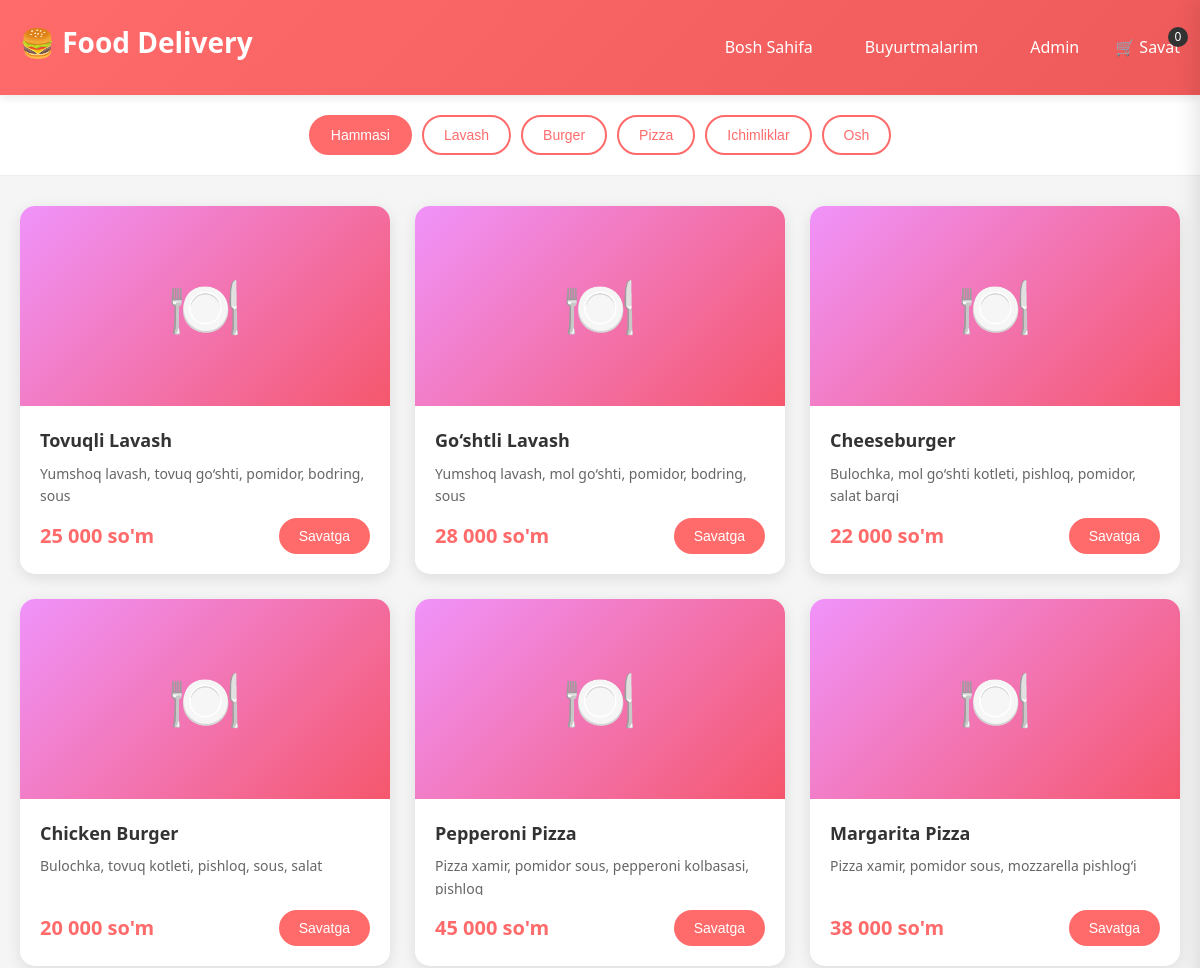
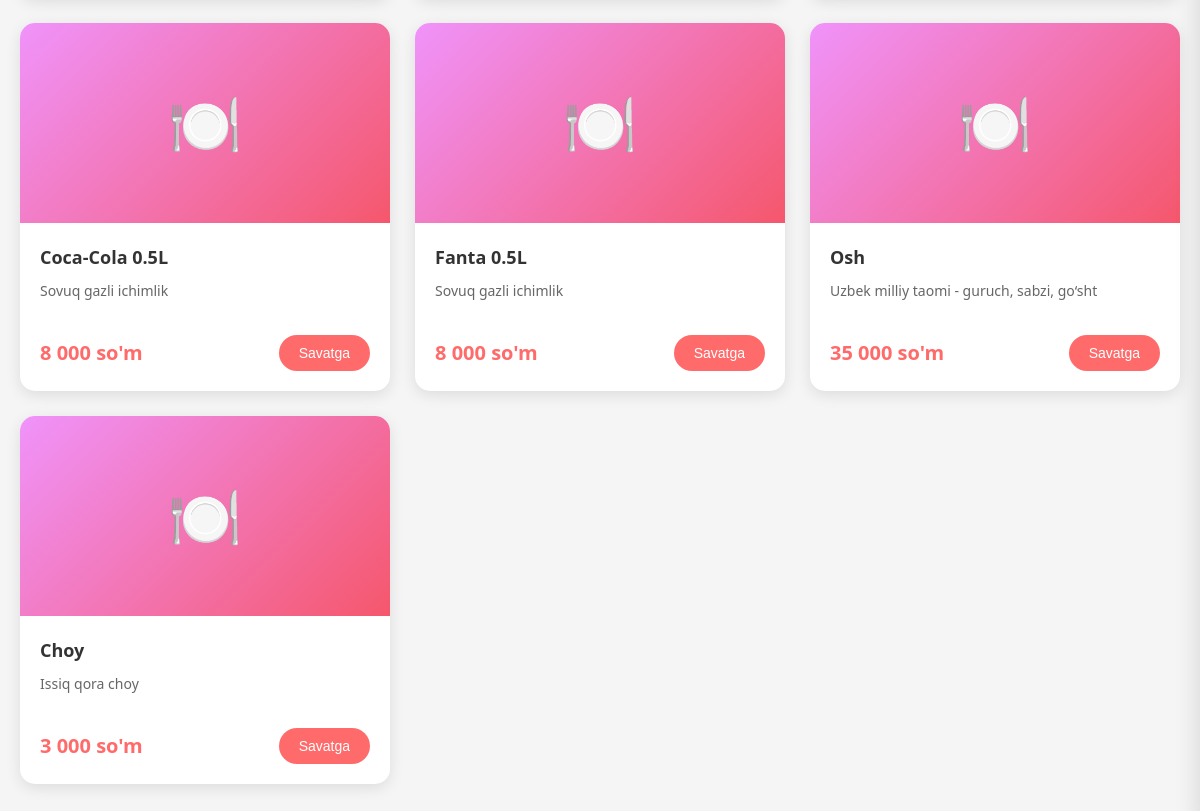
The page / on the database its author committed (2 pictures, top to bottom).
### tables this page shows
CREATE TABLE IF NOT EXISTS foods (
    id INT AUTO_INCREMENT PRIMARY KEY,
    name VARCHAR(255) NOT NULL,
    description TEXT,
    price DECIMAL(10, 2) NOT NULL,
    image VARCHAR(255),
    category ENUM('Lavash', 'Burger', 'Pizza', 'Ichimliklar', 'Osh') NOT NULL,
    status TINYINT DEFAULT 1,
    created_at TIMESTAMP DEFAULT CURRENT_TIMESTAMP,
    updated_at TIMESTAMP DEFAULT CURRENT_TIMESTAMP ON UPDATE CURRENT_TIMESTAMP
);

### config.php (called while the page is built, shortened)
<?php
function getDB() {
    static $db = null;
    if ($db === null) {
        $db = new mysqli(DB_HOST, DB_USER, DB_PASS, DB_NAME);
        $db->set_charset("utf8mb4");
    }
    return $db;
}
function formatPrice($price) {
    return number_format($price, 0, ',', ' ') . " so'm";
}
function getFoods($category = null) {
    $db = getDB();
    $sql = "SELECT * FROM foods WHERE status = 1";
    if ($category) {
        $sql .= " AND category = ?";
        $stmt = $db->prepare($sql);
        $stmt->bind_param("s", $category);
    } else {
        $stmt = $db->prepare($sql);
    }
    $stmt->execute();
    return $stmt->get_result()->fetch_all(MYSQLI_ASSOC);
}
function getCategories() {
    return ['Lavash', 'Burger', 'Pizza', 'Ichimliklar', 'Osh'];
}

### index.php (the view, shortened to what this page needs)
<?php
require_once 'config.php';
$category = isset($_GET['category']) ? $_GET['category'] : null;
$foods = getFoods($category);
$categories = getCategories();
?>
<!DOCTYPE html>
<html lang="uz">
<head>
    <link rel="stylesheet" href="style.css">
</head>
<body>
    <header>
        <div class="container">
            <div class="nav">
                <h1><a href="index.php">🍔 Food Delivery</a></h1>
                <div class="nav-links">
                    <a href="index.php">Bosh Sahifa</a>
                    <a href="orders.php">Buyurtmalarim</a>
                    <a href="admin.php">Admin</a>
                    <div class="cart-icon" onclick="toggleCart()">
                        🛒 Savat
                        <span class="cart-count" id="cartCount">0</span>
                    </div>
                </div>
            </div>
        </div>
    </header>
    <div class="categories">
        <div class="container">
            <div class="category-list">
                <button class="category-btn <?php echo !$category ? 'active' : ''; ?>"
                        onclick="window.location.href='index.php'">
                    Hammasi
                </button>
                <?php foreach ($categories as $cat): ?>
                <button class="category-btn <?php echo $category === $cat ? 'active' : ''; ?>"
                        onclick="window.location.href='?category=<?php echo urlencode($cat); ?>'">
                    <?php echo htmlspecialchars($cat); ?>
                </button>
                <?php endforeach; ?>
            </div>
        </div>
    </div>
    <main class="container">
        <div class="food-grid">
            <?php foreach ($foods as $food): ?>
            <div class="food-card">
                <div class="food-image">
                    🍽️
                </div>
                <div class="food-info">
                    <div class="food-name"><?php echo htmlspecialchars($food['name']); ?></div>
                    <div class="food-description"><?php echo htmlspecialchars($food['description']); ?></div>
                    <div class="food-footer">
                        <div class="food-price"><?php echo formatPrice($food['price']); ?></div>
                        <button class="add-to-cart" onclick="addToCart(<?php echo $food['id']; ?>, '<?php echo htmlspecialchars(addslashes($food['name'])); ?>', <?php echo $food['price']; ?>)">
                            Savatga
                        </button>
                    </div>
                </div>
            </div>
            <?php endforeach; ?>
        </div>
    </main>
</body>
</html>

### style.css (style rules this page uses)
* { margin: 0; padding: 0; box-sizing: border-box; }
body { font-family: 'Segoe UI', Tahoma, Geneva, Verdana, sans-serif; background: #f5f5f5; color: #333; line-height: 1.6; }
.container { max-width: 1200px; margin: 0 auto; padding: 0 20px; }
header { background: linear-gradient(135deg, #ff6b6b, #ee5a5a); color: white; padding: 20px 0; box-shadow: 0 2px 10px rgba(0,0,0,0.1); position: sticky; top: 0; z-index: 100; }
header h1 { font-size: 28px; margin-bottom: 10px; }
header h1 a { color: white; text-decoration: none; }
.nav { display: flex; justify-content: space-between; align-items: center; flex-wrap: wrap; gap: 15px; }
.nav-links { display: flex; gap: 20px; align-items: center; }
.nav-links a { color: white; text-decoration: none; padding: 8px 16px; border-radius: 20px; transition: background 0.3s; }
.cart-icon { position: relative; cursor: pointer; }
.cart-count { position: absolute; top: -8px; right: -8px; background: #333; color: white; font-size: 12px; width: 20px; height: 20px; border-radius: 50%; display: flex; align-items: center; justify-content: center; }
.categories { background: white; padding: 20px 0; margin-bottom: 30px; border-bottom: 1px solid #eee; }
.category-list { display: flex; gap: 10px; flex-wrap: wrap; justify-content: center; }
.category-btn { padding: 10px 20px; border: 2px solid #ff6b6b; background: white; color: #ff6b6b; border-radius: 25px; cursor: pointer; transition: all 0.3s; font-size: 14px; }
.category-btn:hover, .category-btn.active { background: #ff6b6b; color: white; }
.food-grid { display: grid; grid-template-columns: repeat(auto-fill, minmax(280px, 1fr)); gap: 25px; margin-bottom: 40px; }
.food-card { background: white; border-radius: 15px; overflow: hidden; box-shadow: 0 4px 15px rgba(0,0,0,0.1); transition: transform 0.3s, box-shadow 0.3s; }
.food-image { width: 100%; height: 200px; background: linear-gradient(135deg, #f093fb 0%, #f5576c 100%); display: flex; align-items: center; justify-content: center; color: white; font-size: 60px; }
.food-info { padding: 20px; }
.food-name { font-size: 18px; font-weight: bold; margin-bottom: 8px; color: #333; }
.food-description { color: #666; font-size: 14px; margin-bottom: 15px; height: 40px; overflow: hidden; }
.food-footer { display: flex; justify-content: space-between; align-items: center; }
.food-price { font-size: 20px; font-weight: bold; color: #ff6b6b; }
.add-to-cart { background: #ff6b6b; color: white; border: none; padding: 10px 20px; border-radius: 25px; cursor: pointer; transition: background 0.3s; font-size: 14px; }

### rows shown on the page
foods: name "Tovuqli Lavash", description "Yumshoq lavash, tovuq go‘shti, pomidor, bodring, sous", price "25 000 so'm"
foods: name "Go‘shtli Lavash", description "Yumshoq lavash, mol go‘shti, pomidor, bodring, sous", price "28 000 so'm"
foods: name "Cheeseburger", description "Bulochka, mol go‘shti kotleti, pishloq, pomidor, salat bargi", price "22 000 so'm"
foods: name "Chicken Burger", description "Bulochka, tovuq kotleti, pishloq, sous, salat", price "20 000 so'm"
foods: name "Pepperoni Pizza", description "Pizza xamir, pomidor sous, pepperoni kolbasasi, pishloq", price "45 000 so'm"
foods: name "Margarita Pizza", description "Pizza xamir, pomidor sous, mozzarella pishlog‘i", price "38 000 so'm"
foods: name "Coca-Cola 0.5L", description "Sovuq gazli ichimlik", price "8 000 so'm"
foods: name "Fanta 0.5L", description "Sovuq gazli ichimlik", price "8 000 so'm"
foods: name "Osh", description "Uzbek milliy taomi - guruch, sabzi, go‘sht", price "35 000 so'm"
foods: name "Choy", description "Issiq qora choy", price "3 000 so'm"

### other values the page prints
$cat "Lavash"
$cat "Burger"
$cat "Pizza"
$cat "Ichimliklar"
$cat "Osh"
